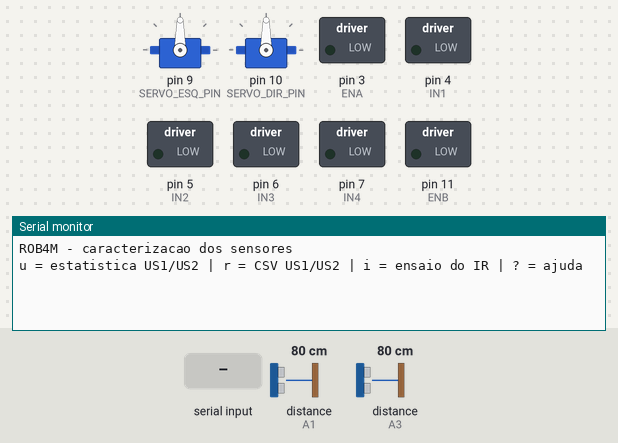
The sketch below on a simulated Arduino Uno, built with avr-gcc and run on an emulated ATmega328P. Parts: 2 × servo, switched loads named in the sketch (green lamp = pin HIGH), the last lines printed to the serial monitor. The inputs (shaded band) are chosen by the test bench; at power-on: distance to the obstacle (sensors on A1, A3) 80 cm. The echo pulse lasts 58.3 µs per cm; pins used as bus, display or sensor lines are not drawn.

Above: at 1.2 s.
1.3 s: "u" received over Serial
At 1.9 s:
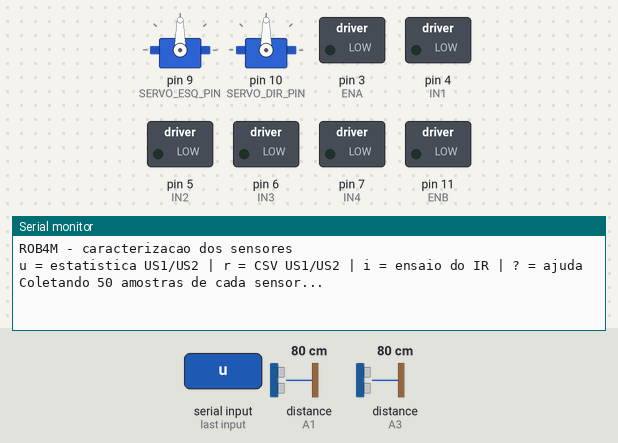
At 8.6 s:
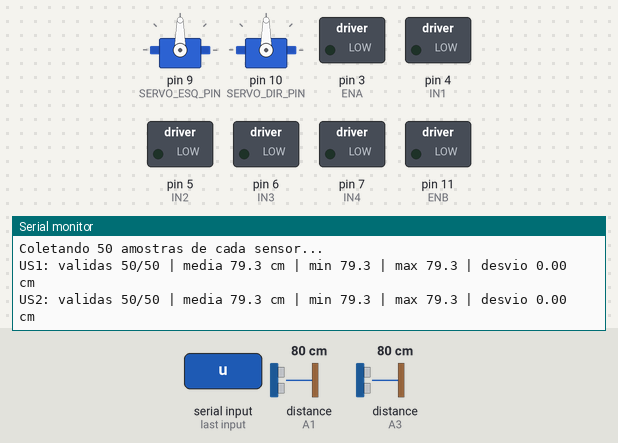

Measured:
- after the input at 1.3 s, the serial monitor: prints a new line at once (image 1)

The sketch:

caracterizacao_sensores.ino
```cpp
/*
 * ROB4M - Caracterização dos sensores (equipe Datasheet)
 *
 * Levanta dados dos sensores instalados para preencher as fichas técnicas
 * (datasheet/componentes/hc_sr04.md e sensor_ir.md).
 *
 * Comandos (monitor serial 9600 baud):
 *   u  NUM_AMOSTRAS leituras de US1 e US2: válidas, média, mínimo, máximo e
 *      desvio padrão. Repetir com alvos a 10, 20, 50, 100 e 200 cm.
 *   r  as mesmas leituras em CSV (tempo de eco em us), para colar na planilha.
 *      Distância em cm = eco_us * 0,034 / 2.
 *   i  observa o IR por DURACAO_ENSAIO_IR_MS. Iniciar SEM alvo; depois
 *      aproximar e afastar um alvo. Mostra o nível em repouso e cada
 *      transição, para confirmar o nível ativo (manual, seção 7).
 *   ?  mostra os comandos
 *
 * Os servos são centralizados para manter US1 e US2 na orientação frontal.
 * Os motores ficam desligados.
 */

#include <Servo.h>

// Pinos da ponte H (mantidos desligados)
#define ENA 3
#define IN1 4
#define IN2 5
#define IN3 6
#define IN4 7
#define ENB 11

// Pinos dos servos e sensores
#define SERVO_ESQ_PIN 9
#define SERVO_DIR_PIN 10
#define IR_PIN 2
#define TRIG1 A0
#define ECHO1 A1
#define TRIG2 A2
#define ECHO2 A3

#define TIMEOUT_ECO_US 30000UL
// Intervalo mínimo entre disparos (o datasheet do HC-SR04 sugere mais de 60 ms)
#define INTERVALO_ENTRE_DISPAROS_MS 60
#define NUM_AMOSTRAS 50
#define DURACAO_ENSAIO_IR_MS 10000UL

Servo servoEsquerdo;
Servo servoDireito;

struct Estatistica {
  unsigned int validas;
  float soma;
  float somaQuadrados;
  float minimo;
  float maximo;
};

void setup() {
  Serial.begin(9600);
  desligarPonteH();

  pinMode(IR_PIN, INPUT);
  pinMode(TRIG1, OUTPUT);
  pinMode(ECHO1, INPUT);
  pinMode(TRIG2, OUTPUT);
  pinMode(ECHO2, INPUT);
  digitalWrite(TRIG1, LOW);
  digitalWrite(TRIG2, LOW);

  servoEsquerdo.attach(SERVO_ESQ_PIN);
  servoDireito.attach(SERVO_DIR_PIN);
  servoEsquerdo.write(90);
  servoDireito.write(90);

  Serial.println(F("ROB4M - caracterizacao dos sensores"));
  mostrarAjuda();
}

void loop() {
  if (!Serial.available()) return;

  switch (Serial.read()) {
    case 'u': ensaiarUltrassom(false); break;
    case 'r': ensaiarUltrassom(true); break;
    case 'i': ensaiarIR(); break;
    case '?': mostrarAjuda(); break;
  }
}

// ---------------- Ultrassônicos ----------------

void ensaiarUltrassom(bool csv) {
  Estatistica us1;
  Estatistica us2;
  zerar(us1);
  zerar(us2);

  if (csv) {
    Serial.println(F("amostra;us1_eco_us;us2_eco_us"));
  } else {
    Serial.print(F("Coletando "));
    Serial.print(NUM_AMOSTRAS);
    Serial.println(F(" amostras de cada sensor..."));
  }

  for (int i = 1; i <= NUM_AMOSTRAS; i++) {
    unsigned long eco1 = medirEco(TRIG1, ECHO1);
    delay(INTERVALO_ENTRE_DISPAROS_MS);
    unsigned long eco2 = medirEco(TRIG2, ECHO2);
    delay(INTERVALO_ENTRE_DISPAROS_MS);

    if (eco1 > 0) acumular(us1, eco1 * 0.034 / 2);
    if (eco2 > 0) acumular(us2, eco2 * 0.034 / 2);

    if (csv) {
      Serial.print(i);
      Serial.print(';');
      Serial.print(eco1);
      Serial.print(';');
      Serial.println(eco2);
    }
  }

  if (!csv) {
    imprimirResumo(F("US1"), us1);
    imprimirResumo(F("US2"), us2);
  }
}

// Duração do pulso ECHO em microssegundos; 0 quando não há eco.
unsigned long medirEco(int trigPin, int echoPin) {
  digitalWrite(trigPin, LOW);
  delayMicroseconds(2);
  digitalWrite(trigPin, HIGH);
  delayMicroseconds(10);
  digitalWrite(trigPin, LOW);
  return pulseIn(echoPin, HIGH, TIMEOUT_ECO_US);
}

void zerar(Estatistica &e) {
  e.validas = 0;
  e.soma = 0;
  e.somaQuadrados = 0;
  e.minimo = 0;
  e.maximo = 0;
}

void acumular(Estatistica &e, float cm) {
  if (e.validas == 0 || cm < e.minimo) e.minimo = cm;
  if (e.validas == 0 || cm > e.maximo) e.maximo = cm;
  e.validas++;
  e.soma += cm;
  e.somaQuadrados += cm * cm;
}

void imprimirResumo(const __FlashStringHelper *nome, const Estatistica &e) {
  Serial.print(nome);
  Serial.print(F(": validas "));
  Serial.print(e.validas);
  Serial.print('/');
  Serial.print(NUM_AMOSTRAS);
  if (e.validas == 0) {
    Serial.println(F(" | sem leitura valida"));
    return;
  }
  float media = e.soma / e.validas;
  float variancia = e.somaQuadrados / e.validas - media * media;
  if (variancia < 0) variancia = 0;

  Serial.print(F(" | media "));
  Serial.print(media, 1);
  Serial.print(F(" cm | min "));
  Serial.print(e.minimo, 1);
  Serial.print(F(" | max "));
  Serial.print(e.maximo, 1);
  Serial.print(F(" | desvio "));
  Serial.print(sqrt(variancia), 2);
  Serial.println(F(" cm"));
}

// ---------------- Infravermelho ----------------

void ensaiarIR() {
  Serial.println(F("IR: observando por 10 s. Comece sem alvo, depois aproxime e afaste."));

  unsigned long inicio = millis();
  unsigned long ultimoInstante = inicio;
  unsigned long tempoEmLow = 0;
  unsigned long transicoes = 0;
  int nivelAnterior = digitalRead(IR_PIN);

  Serial.print(F("Nivel em repouso: "));
  Serial.println(nivelAnterior == HIGH ? F("HIGH") : F("LOW"));

  while (millis() - inicio < DURACAO_ENSAIO_IR_MS) {
    unsigned long agora = millis();
    int nivel = digitalRead(IR_PIN);
    if (nivelAnterior == LOW) tempoEmLow += agora - ultimoInstante;
    ultimoInstante = agora;

    if (nivel != nivelAnterior) {
      transicoes++;
      Serial.print(agora - inicio);
      Serial.print(F(" ms -> "));
      Serial.println(nivel == HIGH ? F("HIGH") : F("LOW"));
      nivelAnterior = nivel;
    }
  }

  Serial.print(F("Transicoes: "));
  Serial.print(transicoes);
  Serial.print(F(" | tempo em LOW: "));
  Serial.print(tempoEmLow * 100 / DURACAO_ENSAIO_IR_MS);
  Serial.println(F("%"));
  Serial.println(F("Se o nivel vai a LOW com o alvo presente, manter IR_NIVEL_OBSTACULO LOW."));
}

// ---------------- Utilidades ----------------

void mostrarAjuda() {
  Serial.println(F("u = estatistica US1/US2 | r = CSV US1/US2 | i = ensaio do IR | ? = ajuda"));
}

void desligarPonteH() {
  pinMode(ENA, OUTPUT);
  pinMode(IN1, OUTPUT);
  pinMode(IN2, OUTPUT);
  pinMode(IN3, OUTPUT);
  pinMode(IN4, OUTPUT);
  pinMode(ENB, OUTPUT);
  digitalWrite(IN1, LOW);
  digitalWrite(IN2, LOW);
  digitalWrite(IN3, LOW);
  digitalWrite(IN4, LOW);
  digitalWrite(ENA, LOW);
  digitalWrite(ENB, LOW);
}
```
